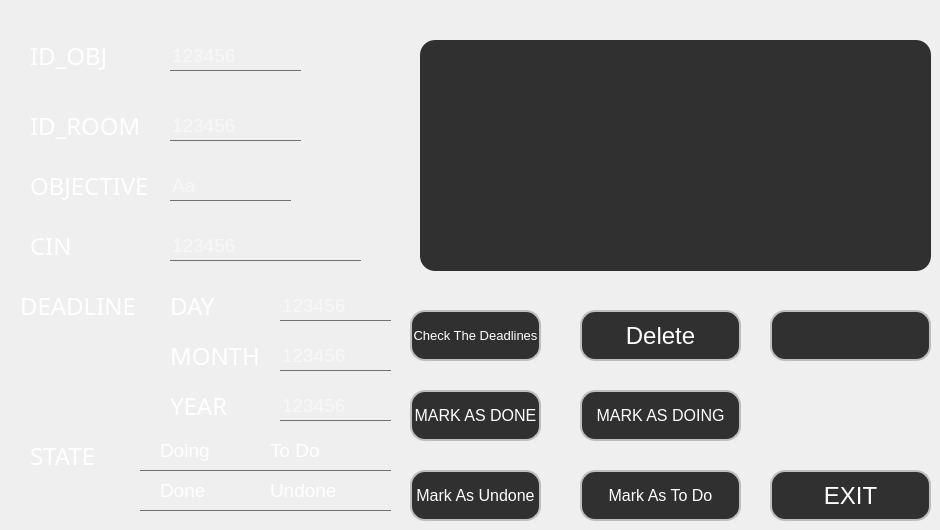
      <widget class="QWidget" name="tab_11">
       <attribute name="title">
        <string>Show all the tasks</string>
       </attribute>
       <widget class="QLabel" name="ID_OBJ_11">
        <property name="geometry">
         <rect>
          <x>30</x>
          <y>220</y>
          <width>91</width>
          <height>51</height>
         </rect>
        </property>
        <property name="styleSheet">
         <string notr="true">*{
    font-family:century gothic;
    font-size:24px;
	color:white;
	border:none;
}

</string>
        </property>
        <property name="text">
         <string>CIN</string>
        </property>
       </widget>
       <widget class="QLineEdit" name="Tidobj">
        <property name="geometry">
         <rect>
          <x>170</x>
          <y>40</y>
          <width>131</width>
          <height>31</height>
         </rect>
        </property>
        <property name="font">
         <font>
          <pointsize>14</pointsize>
         </font>
        </property>
        <property name="acceptDrops">
         <bool>true</bool>
        </property>
        <property name="styleSheet">
         <string notr="true">*{
background:transparent;
border:none;
color:white;
border-bottom:1px solid #717072;
}</string>
        </property>
        <property name="inputMask">
         <string/>
        </property>
        <property name="text">
         <string/>
        </property>
        <property name="maxLength">
         <number>32767</number>
        </property>
        <property name="echoMode">
         <enum>QLineEdit::Normal</enum>
        </property>
        <property name="cursorPosition">
         <number>0</number>
        </property>
        <property name="readOnly">
         <bool>true</bool>
        </property>
        <property name="placeholderText">
         <string>123456</string>
        </property>
       </widget>
       <widget class="QLineEdit" name="Tcin">
        <property name="geometry">
         <rect>
          <x>170</x>
          <y>230</y>
          <width>191</width>
          <height>31</height>
         </rect>
        </property>
        <property name="font">
         <font>
          <pointsize>14</pointsize>
         </font>
        </property>
        <property name="acceptDrops">
         <bool>true</bool>
        </property>
        <property name="styleSheet">
         <string notr="true">*{
background:transparent;
border:none;
color:white;
border-bottom:1px solid #717072;
}</string>
        </property>
        <property name="inputMask">
         <string/>
        </property>
        <property name="text">
         <string/>
        </property>
        <property name="maxLength">
         <number>32767</number>
        </property>
        <property name="echoMode">
         <enum>QLineEdit::Normal</enum>
        </property>
        <property name="readOnly">
         <bool>true</bool>
        </property>
        <property name="placeholderText">
         <string>123456</string>
        </property>
       </widget>
       <widget class="QLineEdit" name="Tdescr">
        <property name="geometry">
         <rect>
          <x>170</x>
          <y>170</y>
          <width>121</width>
          <height>31</height>
         </rect>
        </property>
        <property name="font">
         <font>
          <pointsize>14</pointsize>
         </font>
        </property>
        <property name="acceptDrops">
         <bool>true</bool>
        </property>
        <property name="styleSheet">
         <string notr="true">*{
background:transparent;
border:none;
color:white;
border-bottom:1px solid #717072;
}</string>
        </property>
        <property name="inputMask">
         <string/>
        </property>
        <property name="text">
         <string/>
        </property>
        <property name="maxLength">
         <number>32767</number>
        </property>
        <property name="echoMode">
         <enum>QLineEdit::Normal</enum>
        </property>
        <property name="readOnly">
         <bool>true</bool>
        </property>
        <property name="placeholderText">
         <string>Aa</string>
        </property>
       </widget>
       <widget class="QLineEdit" name="Tidroom">
        <property name="geometry">
         <rect>
          <x>170</x>
          <y>110</y>
          <width>131</width>
          <height>31</height>
         </rect>
        </property>
        <property name="font">
         <font>
          <pointsize>14</pointsize>
         </font>
        </property>
        <property name="acceptDrops">
         <bool>true</bool>
        </property>
        <property name="styleSheet">
         <string notr="true">*{
background:transparent;
border:none;
color:white;
border-bottom:1px solid #717072;
}</string>
        </property>
        <property name="inputMask">
         <string/>
        </property>
        <property name="text">
         <string/>
        </property>
        <property name="maxLength">
         <number>32767</number>
        </property>
        <property name="echoMode">
         <enum>QLineEdit::Normal</enum>
        </property>
        <property name="readOnly">
         <bool>true</bool>
        </property>
        <property name="placeholderText">
         <string>123456</string>
        </property>
       </widget>
       <widget class="QLabel" name="ID_OBJ_12">
        <property name="geometry">
         <rect>
          <x>30</x>
          <y>100</y>
          <width>121</width>
          <height>51</height>
         </rect>
        </property>
        <property name="styleSheet">
         <string notr="true">*{
    font-family:century gothic;
    font-size:24px;
	color:white;
	border:none;
}

</string>
        </property>
        <property name="text">
         <string>ID_ROOM</string>
        </property>
       </widget>
       <widget class="QLabel" name="ID_OBJ_13">
        <property name="geometry">
         <rect>
          <x>30</x>
          <y>160</y>
          <width>131</width>
          <height>51</height>
         </rect>
        </property>
        <property name="styleSheet">
         <string notr="true">*{
    font-family:century gothic;
    font-size:24px;
	color:white;
	border:none;
}

</string>
        </property>
        <property name="text">
         <string>OBJECTIVE</string>
        </property>
       </widget>
       <widget class="QLabel" name="ID_OBJ_14">
        <property name="geometry">
         <rect>
          <x>20</x>
          <y>280</y>
          <width>121</width>
          <height>51</height>
         </rect>
        </property>
        <property name="styleSheet">
         <string notr="true">*{
    font-family:century gothic;
    font-size:24px;
	color:white;
	border:none;
}

</string>
        </property>
        <property name="text">
         <string>DEADLINE</string>
        </property>
       </widget>
       <widget class="QLabel" name="ID_OBJ_15">
        <property name="geometry">
         <rect>
          <x>30</x>
          <y>30</y>
          <width>91</width>
          <height>51</height>
         </rect>
        </property>
        <property name="styleSheet">
         <string notr="true">*{
    font-family:century gothic;
    font-size:24px;
	color:white;
	border:none;
}

</string>
        </property>
        <property name="text">
         <string>ID_OBJ</string>
        </property>
       </widget>
       <widget class="QLabel" name="ID_OBJ_16">
        <property name="geometry">
         <rect>
          <x>170</x>
          <y>280</y>
          <width>61</width>
          <height>51</height>
         </rect>
        </property>
        <property name="styleSheet">
         <string notr="true">*{
    font-family:century gothic;
    font-size:24px;
	color:white;
	border:none;
}

</string>
        </property>
        <property name="text">
         <string>DAY</string>
        </property>
       </widget>
       <widget class="QLabel" name="ID_OBJ_17">
        <property name="geometry">
         <rect>
          <x>170</x>
          <y>330</y>
          <width>91</width>
          <height>51</height>
         </rect>
        </property>
        <property name="styleSheet">
         <string notr="true">*{
    font-family:century gothic;
    font-size:24px;
	color:white;
	border:none;
}

</string>
        </property>
        <property name="text">
         <string>MONTH</string>
        </property>
       </widget>
       <widget class="QLabel" name="ID_OBJ_18">
        <property name="geometry">
         <rect>
          <x>170</x>
          <y>380</y>
          <width>71</width>
          <height>51</height>
         </rect>
        </property>
        <property name="styleSheet">
         <string notr="true">*{
    font-family:century gothic;
    font-size:24px;
	color:white;
	border:none;
}

</string>
        </property>
        <property name="text">
         <string>YEAR</string>
        </property>
       </widget>
       <widget class="QLineEdit" name="Tdeadday">
        <property name="geometry">
         <rect>
          <x>280</x>
          <y>290</y>
          <width>111</width>
          <height>31</height>
         </rect>
        </property>
        <property name="font">
         <font>
          <pointsize>14</pointsize>
         </font>
        </property>
        <property name="acceptDrops">
         <bool>true</bool>
        </property>
        <property name="styleSheet">
         <string notr="true">*{
background:transparent;
border:none;
color:white;
border-bottom:1px solid #717072;
}</string>
        </property>
        <property name="inputMask">
         <string/>
        </property>
        <property name="text">
         <string/>
        </property>
        <property name="maxLength">
         <number>32767</number>
        </property>
        <property name="echoMode">
         <enum>QLineEdit::Normal</enum>
        </property>
        <property name="readOnly">
         <bool>true</bool>
        </property>
        <property name="placeholderText">
         <string>123456</string>
        </property>
       </widget>
       <widget class="QLineEdit" name="Tdeadmonth">
        <property name="geometry">
         <rect>
          <x>280</x>
          <y>340</y>
          <width>111</width>
          <height>31</height>
         </rect>
        </property>
        <property name="font">
         <font>
          <pointsize>14</pointsize>
         </font>
        </property>
        <property name="acceptDrops">
         <bool>true</bool>
        </property>
        <property name="styleSheet">
         <string notr="true">*{
background:transparent;
border:none;
color:white;
border-bottom:1px solid #717072;
}</string>
        </property>
        <property name="inputMask">
         <string/>
        </property>
        <property name="text">
         <string/>
        </property>
        <property name="maxLength">
         <number>32767</number>
        </property>
        <property name="echoMode">
         <enum>QLineEdit::Normal</enum>
        </property>
        <property name="readOnly">
         <bool>true</bool>
        </property>
        <property name="placeholderText">
         <string>123456</string>
        </property>
       </widget>
       <widget class="QLineEdit" name="Tdeadyear">
        <property name="geometry">
         <rect>
          <x>280</x>
          <y>390</y>
          <width>111</width>
          <height>31</height>
         </rect>
        </property>
        <property name="font">
         <font>
          <pointsize>14</pointsize>
         </font>
        </property>
        <property name="acceptDrops">
         <bool>true</bool>
        </property>
        <property name="styleSheet">
         <string notr="true">*{
background:transparent;
border:none;
color:white;
border-bottom:1px solid #717072;
}</string>
        </property>
        <property name="inputMask">
         <string/>
        </property>
        <property name="text">
         <string/>
        </property>
        <property name="maxLength">
         <number>32767</number>
        </property>
        <property name="echoMode">
         <enum>QLineEdit::Normal</enum>
        </property>
        <property name="readOnly">
         <bool>true</bool>
        </property>
        <property name="placeholderText">
         <string>123456</string>
        </property>
       </widget>
       <widget class="QTableView" name="Tabobj">
        <property name="geometry">
         <rect>
          <x>420</x>
          <y>40</y>
          <width>511</width>
          <height>231</height>
         </rect>
        </property>
        <property name="autoFillBackground">
         <bool>false</bool>
        </property>
        <property name="styleSheet">
         <string notr="true">*{
color: #bfbeba ;
gridline-color: #bfbeba;
font-size: 12pt;
border-radius: 15px;
background: #303030;
}

*::selection
{
background-color:white;
border : 1px solid red;
}</string>
        </property>
        <property name="tabKeyNavigation">
         <bool>true</bool>
        </property>
        <property name="showGrid">
         <bool>true</bool>
        </property>
        <property name="sortingEnabled">
         <bool>false</bool>
        </property>
        <property name="wordWrap">
         <bool>false</bool>
        </property>
        <attribute name="horizontalHeaderDefaultSectionSize">
         <number>106</number>
        </attribute>
        <attribute name="horizontalHeaderShowSortIndicator" stdset="0">
         <bool>false</bool>
        </attribute>
        <attribute name="horizontalHeaderStretchLastSection">
         <bool>false</bool>
        </attribute>
        <attribute name="verticalHeaderVisible">
         <bool>false</bool>
        </attribute>
        <attribute name="verticalHeaderCascadingSectionResizes">
         <bool>false</bool>
        </attribute>
        <attribute name="verticalHeaderHighlightSections">
         <bool>false</bool>
        </attribute>
        <attribute name="verticalHeaderShowSortIndicator" stdset="0">
         <bool>false</bool>
        </attribute>
        <attribute name="verticalHeaderStretchLastSection">
         <bool>false</bool>
        </attribute>
       </widget>
       <widget class="QPushButton" name="ADD_3">
        <property name="geometry">
         <rect>
          <x>410</x>
          <y>310</y>
          <width>131</width>
          <height>51</height>
         </rect>
        </property>
        <property name="font">
         <font>
          <pointsize>10</pointsize>
         </font>
        </property>
        <property name="styleSheet">
         <string notr="true">*{
color:white;
border-radius: 15px;border: 2px solid #bfbeba;
background:#303030;
}

*:hover
{
	color:#303030;
	border-radius:15px;
	background:white
}</string>
        </property>
        <property name="text">
         <string>Check The Deadlines</string>
        </property>
       </widget>
       <widget class="QPushButton" name="MarkDone">
        <property name="geometry">
         <rect>
          <x>410</x>
          <y>390</y>
          <width>131</width>
          <height>51</height>
         </rect>
        </property>
        <property name="font">
         <font>
          <pointsize>12</pointsize>
         </font>
        </property>
        <property name="styleSheet">
         <string notr="true">*{
color:white;
border-radius: 15px;border: 2px solid #bfbeba;
background:#303030;
}

*:hover
{
	color:#303030;
	border-radius:15px;
	background:white
}</string>
        </property>
        <property name="text">
         <string>MARK AS DONE</string>
        </property>
       </widget>
       <widget class="QPushButton" name="ADD_5">
        <property name="geometry">
         <rect>
          <x>410</x>
          <y>470</y>
          <width>131</width>
          <height>51</height>
         </rect>
        </property>
        <property name="font">
         <font>
          <pointsize>12</pointsize>
         </font>
        </property>
        <property name="styleSheet">
         <string notr="true">*{
color:white;
border-radius: 15px;border: 2px solid #bfbeba;
background:#303030;
}

*:hover
{
	color:#303030;
	border-radius:15px;
	background:white
}</string>
        </property>
        <property name="text">
         <string>Mark As Undone</string>
        </property>
       </widget>
       <widget class="QPushButton" name="EXIT_4">
        <property name="geometry">
         <rect>
          <x>770</x>
          <y>470</y>
          <width>161</width>
          <height>51</height>
         </rect>
        </property>
        <property name="font">
         <font>
          <pointsize>18</pointsize>
         </font>
        </property>
        <property name="styleSheet">
         <string notr="true">*{
color:white;
border-radius: 15px;border: 2px solid #bfbeba;
background:#303030;
}

*:hover
{
	color:#303030;
	border-radius:15px;
	background:white
}</string>
        </property>
        <property name="text">
         <string>EXIT</string>
        </property>
       </widget>
       <widget class="QLabel" name="ID_OBJ_32">
        <property name="geometry">
         <rect>
          <x>30</x>
          <y>430</y>
          <width>71</width>
          <height>51</height>
         </rect>
        </property>
        <property name="styleSheet">
         <string notr="true">*{
    font-family:century gothic;
    font-size:24px;
	color:white;
	border:none;
}

</string>
        </property>
        <property name="text">
         <string>STATE</string>
        </property>
       </widget>
       <widget class="QLabel" name="Time">
        <property name="geometry">
         <rect>
          <x>770</x>
          <y>310</y>
          <width>161</width>
          <height>51</height>
         </rect>
        </property>
        <property name="font">
         <font>
          <pointsize>20</pointsize>
         </font>
        </property>
        <property name="styleSheet">
         <string notr="true">*{
color:white;
border-radius: 15px;border: 2px solid #bfbeba;
background:#303030;
}

*:hover
{
	color:#303030;
	border-radius:15px;
	background:white
}</string>
        </property>
        <property name="text">
         <string/>
        </property>
       </widget>
       <widget class="QPushButton" name="ADD_6">
        <property name="geometry">
         <rect>
          <x>580</x>
          <y>310</y>
          <width>161</width>
          <height>51</height>
         </rect>
        </property>
        <property name="font">
         <font>
          <pointsize>18</pointsize>
         </font>
        </property>
        <property name="styleSheet">
         <string notr="true">*{
color:white;
border-radius: 15px;border: 2px solid #bfbeba;
background:#303030;
}

*:hover
{
	color:#303030;
	border-radius:15px;
	background:white
}</string>
        </property>
        <property name="text">
         <string>Delete</string>
        </property>
       </widget>
       <widget class="QPushButton" name="ADD_7">
        <property name="geometry">
         <rect>
          <x>580</x>
          <y>470</y>
          <width>161</width>
          <height>51</height>
         </rect>
        </property>
        <property name="font">
         <font>
          <pointsize>12</pointsize>
         </font>
        </property>
        <property name="styleSheet">
         <string notr="true">*{
color:white;
border-radius: 15px;border: 2px solid #bfbeba;
background:#303030;
}

*:hover
{
	color:#303030;
	border-radius:15px;
	background:white
}</string>
        </property>
        <property name="text">
         <string>Mark As To Do</string>
        </property>
       </widget>
       <widget class="QRadioButton" name="Doing">
        <property name="geometry">
         <rect>
          <x>140</x>
          <y>430</y>
          <width>131</width>
          <height>41</height>
         </rect>
        </property>
        <property name="font">
         <font>
          <pointsize>14</pointsize>
         </font>
        </property>
        <property name="styleSheet">
         <string notr="true">*{
background:transparent;
border:none;
color:white;
border-bottom:1px solid #717072;
}</string>
        </property>
        <property name="text">
         <string>Doing</string>
        </property>
       </widget>
       <widget class="QRadioButton" name="Done">
        <property name="geometry">
         <rect>
          <x>140</x>
          <y>470</y>
          <width>131</width>
          <height>41</height>
         </rect>
        </property>
        <property name="font">
         <font>
          <pointsize>14</pointsize>
         </font>
        </property>
        <property name="styleSheet">
         <string notr="true">*{
background:transparent;
border:none;
color:white;
border-bottom:1px solid #717072;
}</string>
        </property>
        <property name="text">
         <string>Done</string>
        </property>
       </widget>
       <widget class="QRadioButton" name="Undone">
        <property name="geometry">
         <rect>
          <x>250</x>
          <y>470</y>
          <width>141</width>
          <height>41</height>
         </rect>
        </property>
        <property name="font">
         <font>
          <pointsize>14</pointsize>
         </font>
        </property>
        <property name="styleSheet">
         <string notr="true">*{
background:transparent;
border:none;
color:white;
border-bottom:1px solid #717072;
}</string>
        </property>
        <property name="text">
         <string>Undone</string>
        </property>
       </widget>
       <widget class="QRadioButton" name="ToDo">
        <property name="geometry">
         <rect>
          <x>250</x>
          <y>430</y>
          <width>141</width>
          <height>41</height>
         </rect>
        </property>
        <property name="font">
         <font>
          <pointsize>14</pointsize>
         </font>
        </property>
        <property name="styleSheet">
         <string notr="true">*{
background:transparent;
border:none;
color:white;
border-bottom:1px solid #717072;
}</string>
        </property>
        <property name="text">
         <string>To Do</string>
        </property>
       </widget>
       <widget class="QPushButton" name="MarkDone_2">
        <property name="geometry">
         <rect>
          <x>580</x>
          <y>390</y>
          <width>161</width>
          <height>51</height>
         </rect>
        </property>
        <property name="font">
         <font>
          <pointsize>12</pointsize>
         </font>
        </property>
        <property name="styleSheet">
         <string notr="true">*{
color:white;
border-radius: 15px;border: 2px solid #bfbeba;
background:#303030;
}

*:hover
{
	color:#303030;
	border-radius:15px;
	background:white
}</string>
        </property>
        <property name="text">
         <string>MARK AS DOING</string>
        </property>
       </widget>
      </widget>
